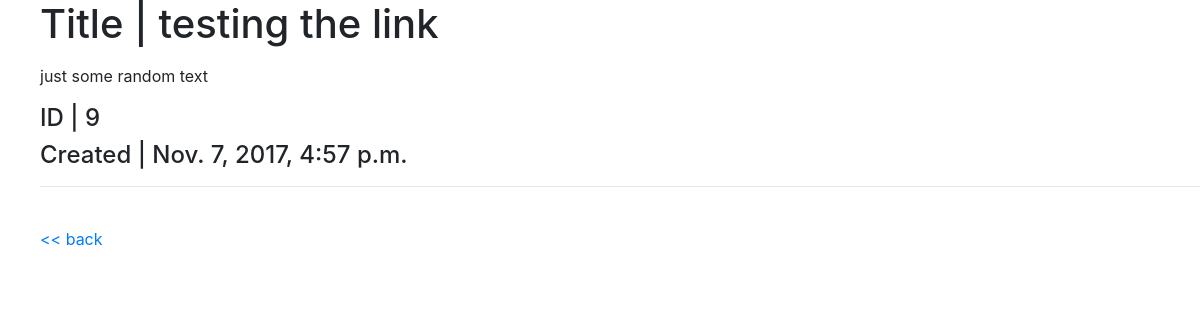
Screenshot of /posts/detail/9/ with the database file from the repository.
### posts/models.py (models this page shows, shortened)
class Post(models.Model):
	title = models.CharField(max_length=255)
	content = models.TextField()
	updated = models.DateTimeField(auto_now=True)
	timestamp = models.DateTimeField(auto_now_add=True)

### posts/views.py (the view)
# urls.py: url(r'^detail/(?P<post_id>\d+)/$', views.post_detail, name="detail"),
def post_detail(request, post_id):
	item = get_object_or_404(Post, id=post_id)
	context = {
		"items": item,
	}
	return render(request, "detail.html", context)

### posts/templates/detail.html (shortened to what this page needs)
{% extends "base.html" %}
{% block content %}
	<ul>
	<h1>Title | {{items.title}}</a></h1>
	<p>{{items.content|linebreaks}}</p>
	<h4>ID | {{items.id}} </h4>
	<h4>Created | {{items.timestamp}}</h4>
	<hr>
	<br>
	</ul>
{% endblock content %}

### posts/static/css/base.css (style rules this page uses)
body { background-color: #bdc3c7; margin-top: 40px; }

### rows the page displays
Post: title "testing the link", content "just some random text", id "9", timestamp "Nov. 7, 2017, 4:57 p.m."
